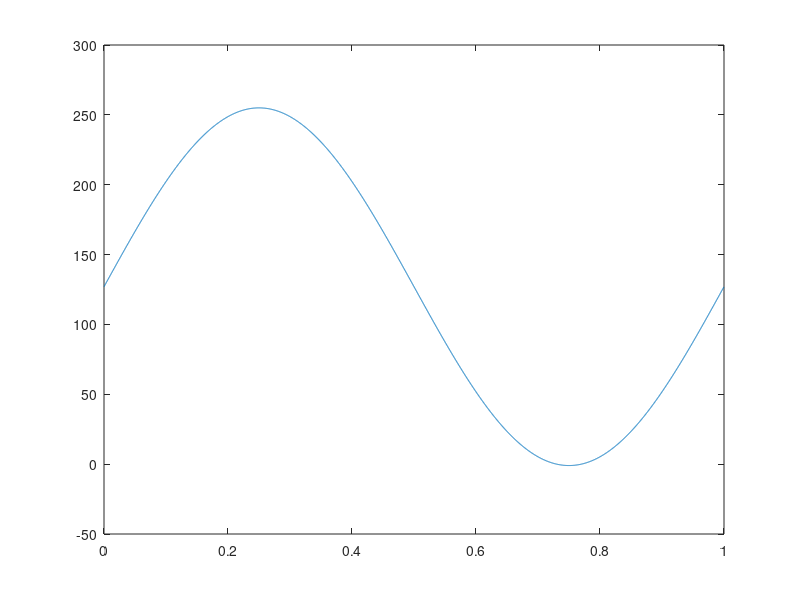

Recreate this plot in MATLAB.
clc;clear;
F1=1;%频率
Fs=2^12;%采样频率
P1=0;%初始相位
N=2^12;%采样点数
t=0:1/Fs:(N-1)/Fs;%采样时刻
ADC=2^7-1; %直流分量
A=2^7; %信号幅度

s=A*sin(2*pi*F1*t+pi*P1/180)+ADC;

plot(t,s);

fild=fopen('siw_wave_4096x8.coe','wt');

fprintf(fild,'%s\n','MEMORT,MEMORY_INITIALIZATION_RADIX=10;');
fprintf(fild, '%s\n','MEMORY_INITIALIZATION_VECTOR='); 


s0=zeros(1,N);
for n=1:N
    s0(n)=round(s(n));
    if(s0(n)<0)
         s0(n)=0;
    end
    if(n==N)
        fprintf(fild, '%d',s0(n));      %数据写入
        fprintf(fild, '%s',';');        %最后一个数据使用分号结束
    else
         fprintf(fild, '%d',s0(n));      %数据写入
         fprintf(fild, '%s\n',',');      %逗号，换行
    end
end
fclose(fild);
